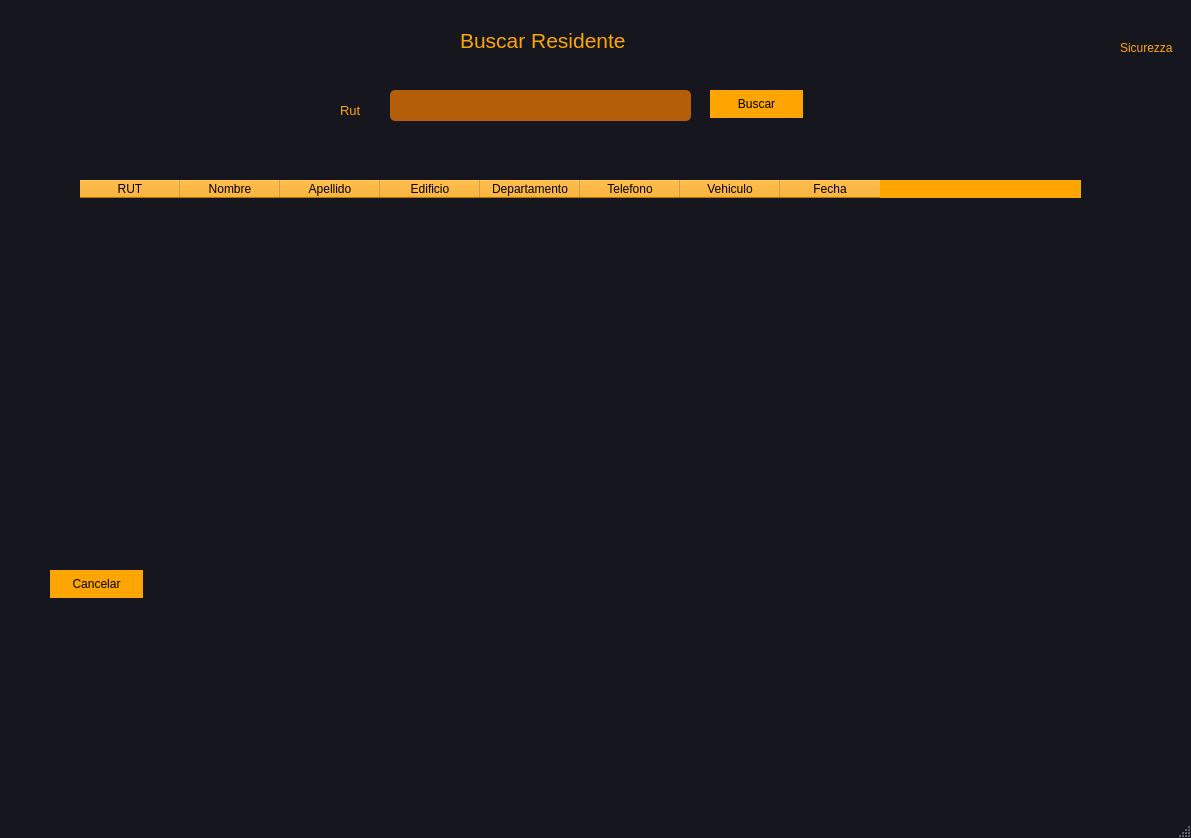
<?xml version="1.0" encoding="UTF-8"?>
<ui version="4.0">
 <class>MainBuscarR</class>
 <widget class="QMainWindow" name="MainBuscarR">
  <property name="geometry">
   <rect>
    <x>0</x>
    <y>0</y>
    <width>1191</width>
    <height>838</height>
   </rect>
  </property>
  <property name="windowTitle">
   <string>MainWindow</string>
  </property>
  <property name="styleSheet">
   <string notr="true">QMainWindow{
background:#16161E;
}

QLabel{
color:orange;
}
QLineEdit{
border:0;
border-radius: 5px;
background: rgba(248,124,0,0.7);
padding:8px;
font-size:14;
color:white;
}
QTableWidget{
border:0;
color:white;
background:transparent;
}
QTableWidget::item{
	border:1px solid orange;
}
QHeaderView,QHeaderView::section{
background-color:orange;
}

QPushButton{
background:orange;
border-radius:15px;
}
QPushButton:hover{
background:rgb(245,124,0);
}
</string>
  </property>
  <widget class="QWidget" name="centralwidget">
   <widget class="QLabel" name="label">
    <property name="geometry">
     <rect>
      <x>340</x>
      <y>100</y>
      <width>31</width>
      <height>21</height>
     </rect>
    </property>
    <property name="font">
     <font>
      <pointsize>10</pointsize>
     </font>
    </property>
    <property name="text">
     <string>Rut</string>
    </property>
   </widget>
   <widget class="QLineEdit" name="txtBuscar">
    <property name="geometry">
     <rect>
      <x>390</x>
      <y>90</y>
      <width>301</width>
      <height>31</height>
     </rect>
    </property>
    <property name="font">
     <font>
      <pointsize>10</pointsize>
     </font>
    </property>
   </widget>
   <widget class="QPushButton" name="btnBuscarResidente">
    <property name="geometry">
     <rect>
      <x>710</x>
      <y>90</y>
      <width>93</width>
      <height>28</height>
     </rect>
    </property>
    <property name="styleSheet">
     <string notr="true"/>
    </property>
    <property name="text">
     <string>Buscar</string>
    </property>
   </widget>
   <widget class="QTableWidget" name="tableResidentes">
    <property name="geometry">
     <rect>
      <x>80</x>
      <y>180</y>
      <width>1001</width>
      <height>311</height>
     </rect>
    </property>
    <attribute name="verticalHeaderVisible">
     <bool>false</bool>
    </attribute>
    <column>
     <property name="text">
      <string>RUT</string>
     </property>
    </column>
    <column>
     <property name="text">
      <string>Nombre</string>
     </property>
    </column>
    <column>
     <property name="text">
      <string>Apellido</string>
     </property>
    </column>
    <column>
     <property name="text">
      <string>Edificio</string>
     </property>
    </column>
    <column>
     <property name="text">
      <string>Departamento</string>
     </property>
    </column>
    <column>
     <property name="text">
      <string>Telefono</string>
     </property>
    </column>
    <column>
     <property name="text">
      <string>Vehiculo</string>
     </property>
    </column>
    <column>
     <property name="text">
      <string>Fecha</string>
     </property>
    </column>
   </widget>
   <widget class="QPushButton" name="btnCancelar">
    <property name="geometry">
     <rect>
      <x>50</x>
      <y>570</y>
      <width>93</width>
      <height>28</height>
     </rect>
    </property>
    <property name="text">
     <string>Cancelar</string>
    </property>
   </widget>
   <widget class="QLabel" name="label_2">
    <property name="geometry">
     <rect>
      <x>460</x>
      <y>30</y>
      <width>211</width>
      <height>21</height>
     </rect>
    </property>
    <property name="font">
     <font>
      <pointsize>16</pointsize>
     </font>
    </property>
    <property name="styleSheet">
     <string notr="true">color:orange
</string>
    </property>
    <property name="text">
     <string>Buscar Residente</string>
    </property>
   </widget>
   <widget class="QLabel" name="label_3">
    <property name="geometry">
     <rect>
      <x>-80</x>
      <y>-20</y>
      <width>1281</width>
      <height>831</height>
     </rect>
    </property>
    <property name="text">
     <string/>
    </property>
    <property name="pixmap">
     <pixmap>fondo.jpg</pixmap>
    </property>
   </widget>
   <widget class="QLabel" name="label_7">
    <property name="geometry">
     <rect>
      <x>1120</x>
      <y>10</y>
      <width>61</width>
      <height>31</height>
     </rect>
    </property>
    <property name="text">
     <string/>
    </property>
    <property name="pixmap">
     <pixmap>logo.png</pixmap>
    </property>
   </widget>
   <widget class="QLabel" name="label_8">
    <property name="geometry">
     <rect>
      <x>1120</x>
      <y>40</y>
      <width>55</width>
      <height>16</height>
     </rect>
    </property>
    <property name="text">
     <string>Sicurezza</string>
    </property>
   </widget>
   <zorder>label_3</zorder>
   <zorder>label</zorder>
   <zorder>txtBuscar</zorder>
   <zorder>btnBuscarResidente</zorder>
   <zorder>tableResidentes</zorder>
   <zorder>btnCancelar</zorder>
   <zorder>label_2</zorder>
   <zorder>label_7</zorder>
   <zorder>label_8</zorder>
  </widget>
  <widget class="QMenuBar" name="menubar">
   <property name="geometry">
    <rect>
     <x>0</x>
     <y>0</y>
     <width>1191</width>
     <height>26</height>
    </rect>
   </property>
  </widget>
  <widget class="QStatusBar" name="statusbar"/>
 </widget>
 <resources/>
 <connections/>
</ui>
